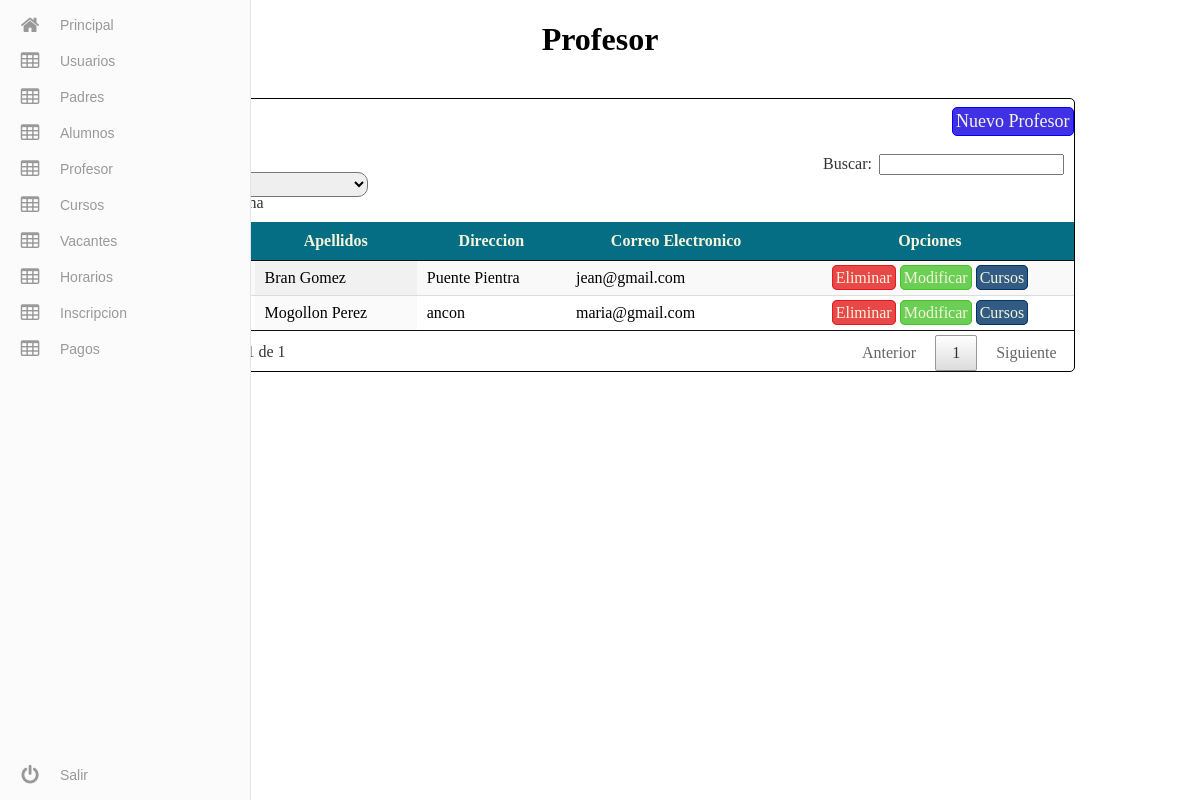
Page /admin/Profesor/profesor.php (signed in) on the committed database.
### tables this page shows
CREATE TABLE `profesor` (
  `id_profesor` int(11) NOT NULL,
  `nombre` varchar(45) NOT NULL,
  `paterno` varchar(45) NOT NULL,
  `materno` varchar(45) NOT NULL,
  `direccion` varchar(45) NOT NULL,
  `telefono` varchar(10) NOT NULL,
  `genero` varchar(10) NOT NULL,
  `correo` varchar(45) NOT NULL,
  `id_usuario` int(11) NOT NULL
);

### admin/Profesor/profesor.php (the view, shortened to what this page needs)
<?php
    $re=mysql_query("SELECT * FROM profesor");
?>
<!DOCTYPE html>
<html >
  <head>
    <link rel="stylesheet" href="../css/menu.css">
    <link rel="stylesheet" href="../css/tabla.css?v2">
    <link rel="stylesheet" type="text/css" href="../css/jquery.dataTables.min.css">
  </head>
  <body>
    <?php
        include ('../include/menu.php');
    ?>
    <center><h1>Profesor</h1></center>
    <br>
    <div class="tablas">
        <a href="nuevo.php" class="NuevoU" >Nuevo Profesor</a>
        <table id="example" class="display" cellspacing="0" width="100%">
			<thead>
				<tr>
					<th>Apellidos</th>
					<th>Direccion</th>
					<th>Correo Electronico</th>
					<th>Opciones</th>
				</tr>
			</thead>
			<tbody>
				<?php while($row =mysql_fetch_array($re)){  ?>
					<tr>
						<td><?php echo $row['nombre']; ?></td>
						<td><?php echo $row['paterno']." ".$row['materno']; ?></td>
						<td><?php echo $row['direccion']; ?></td>
						<td><?php echo $row['correo']; ?></td>
						<td><center><a class="eli" href="eliminar.php?id=<?php echo $row['id_profesor']; ?>" onclick="javascript:return confirmacion();">Eliminar</a>
                            <a class="edi" href="modificar.php?id=<?php echo $row['id_profesor']; ?>" >Modificar</a>
                            <a class="cro" href="cursos.php?id=<?php echo $row['id_profesor']; ?>&nom=<?php echo $row['paterno']." ".$row['materno']; ?>" >Cursos</a></center></td>
					</tr>
				<?php } ?>
			</tbody>
		</table>
    </div>
  </body>
</html>

### admin/css/tabla.css (style rules this page uses)
.tablas { border: solid 1px black; width: 80%; min-width: 100px; margin-left: auto; margin-right: auto; border-radius: 5px; }
thead { background: #066e84; margin-top: 5px; color: beige; }
.tablas a { padding: 3px; margin-left: auto; margin-right: auto; border-radius: 5px; text-decoration: none; color: beige; }
.eli { border: solid 1px #E31B1B; background: #e84848; }
.edi { border: solid 1px #46C32A; background: #6acf54; }
.cro { border: solid 1px #003366; background: #325b84; }
.NuevoU { border: solid 1px blue; padding: 10spx; border-radius: 5px; float:right; margin: 8px; margin-right: 10px; background: #4131e5; font-size: 18px; }

### rows in the picture
profesor: paterno "Bran", materno "Gomez", direccion "Puente Pientra", correo "jean@gmail.com"
profesor: paterno "Mogollon", materno "Perez", direccion "ancon", correo "maria@gmail.com"
